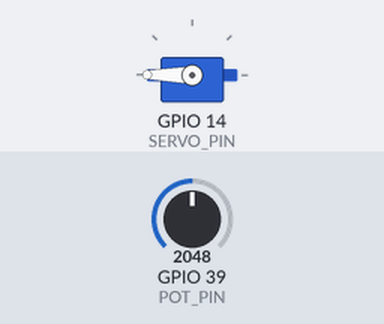
Recording of a sketch running on a simulated ESP32. Parts: servo. Inputs (shaded band) come from the test bench; at power-on: GPIO 39 (POT_PIN) = 2048.

Above: at 1.2 s.
1.3 s: GPIO 39 (POT_PIN) set to 2796
2.8 s: GPIO 39 (POT_PIN) set to 2899
At 4.0 s:
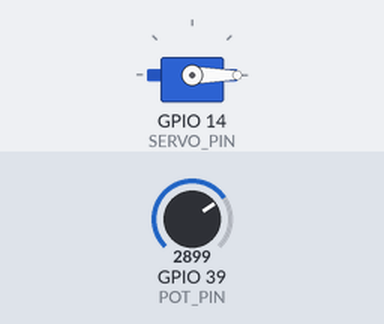
4.3 s: GPIO 39 (POT_PIN) set to 491
At 5.3 s:
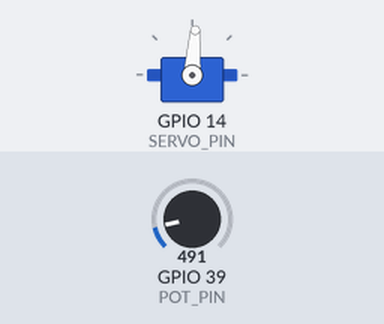
5.8 s: GPIO 39 (POT_PIN) set to 0
At 6.4 s:
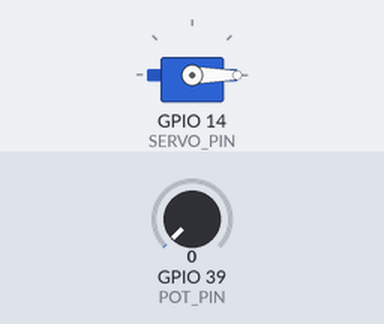
7.3 s: GPIO 39 (POT_PIN) set to 1228
At 8.7 s:
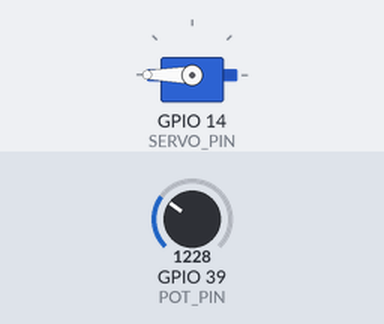
Timing chart, 0 to 9.8 s (numbered marks = the images above; inputs shaded):
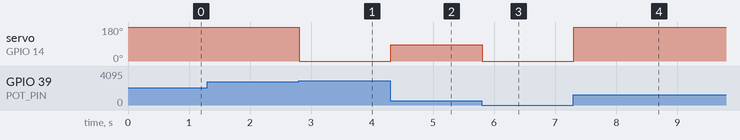

The sketch:

servo_potentiometer.ino
```cpp
#include <ESP32Servo.h>

#define SERVO_PIN 14
#define POT_PIN 39

Servo myServo;


void setup() {
  myServo.attach(SERVO_PIN);
  myServo.write(0);
}

void loop() {

  int value = analogRead(POT_PIN);
  int position = map(value, 0, 1023, 0, 180);  // 가변저항 입력값을 서보모터 동작범위 180도로 매핑

  myServo.write(position);
  delay(10);
}
```

Measured:
- the behaviour switches between 2841 and 2842 on GPIO 39 (POT_PIN) (found by bisection; images 0 and 1)
- after the input at 1.3 s, every drawn part: stays the same
- after the input at 2.8 s, servo on GPIO 14 (SERVO_PIN): 180° → 0° at once
- after the input at 4.3 s, servo on GPIO 14 (SERVO_PIN): 0° → 86° at once
- after the input at 5.8 s, servo on GPIO 14 (SERVO_PIN): 86° → 0° at once
- after the input at 7.3 s, servo on GPIO 14 (SERVO_PIN): 0° → 180° at once
